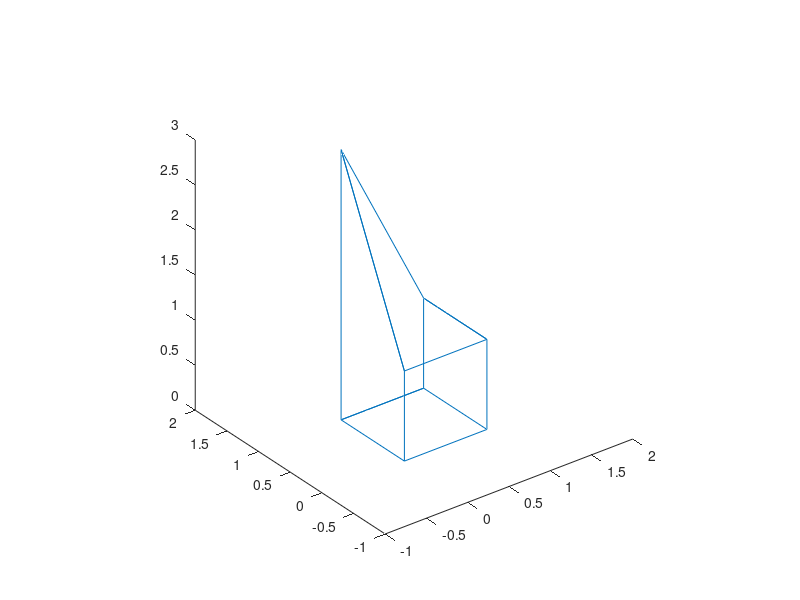

Write MATLAB code to recreate this figure.
 A = [0 0 0];
 B = [1 0 0];
 C = [0 1 0];
 D = [0 0 1];
 E = [0 1 3];
 F = [1 0 1];
 G = [1 1 0];
 H = [1 1 1];
 P = [A;B;F;H;G;C;A;D;E;H;F;D;E;C;G;B];
 plot3(P(:,1),P(:,2),P(:,3))
 axis equal